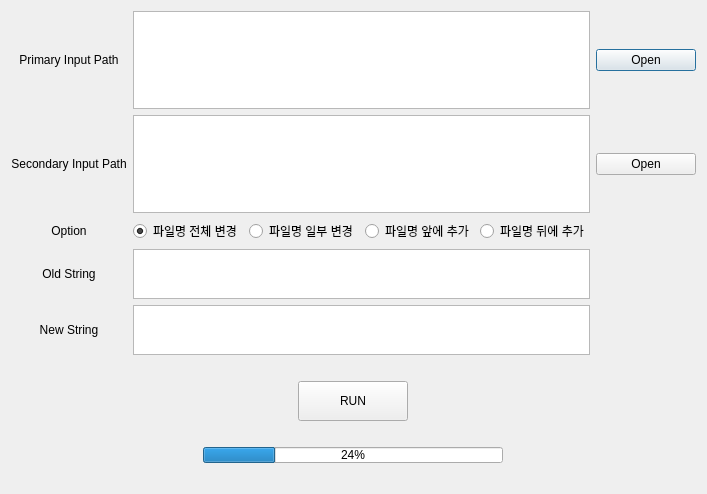
<?xml version="1.0" encoding="UTF-8"?>
<ui version="4.0">
 <class>Dialog_FileRename</class>
 <widget class="QDialog" name="Dialog_FileRename">
  <property name="geometry">
   <rect>
    <x>0</x>
    <y>0</y>
    <width>707</width>
    <height>494</height>
   </rect>
  </property>
  <property name="windowTitle">
   <string>File_Rename_Dialog</string>
  </property>
  <property name="styleSheet">
   <string notr="true"/>
  </property>
  <layout class="QVBoxLayout" name="verticalLayout">
   <item>
    <layout class="QGridLayout" name="gridLayout">
     <item row="4" column="0">
      <widget class="QLabel" name="label_OldString">
       <property name="text">
        <string>Old String</string>
       </property>
       <property name="alignment">
        <set>Qt::AlignCenter</set>
       </property>
      </widget>
     </item>
     <item row="3" column="3">
      <widget class="QRadioButton" name="rBtn_front">
       <property name="text">
        <string>파일명 앞에 추가</string>
       </property>
      </widget>
     </item>
     <item row="1" column="1" colspan="4">
      <widget class="QTextEdit" name="textEdit_input_path1"/>
     </item>
     <item row="2" column="0">
      <widget class="QLabel" name="label_input_path2">
       <property name="text">
        <string>Secondary Input Path</string>
       </property>
       <property name="alignment">
        <set>Qt::AlignCenter</set>
       </property>
      </widget>
     </item>
     <item row="5" column="0">
      <widget class="QLabel" name="label_NewString">
       <property name="text">
        <string>New String</string>
       </property>
       <property name="alignment">
        <set>Qt::AlignCenter</set>
       </property>
      </widget>
     </item>
     <item row="3" column="4">
      <widget class="QRadioButton" name="rBtn_rear">
       <property name="text">
        <string>파일명 뒤에 추가</string>
       </property>
      </widget>
     </item>
     <item row="3" column="2">
      <widget class="QRadioButton" name="rBtn_PartRename">
       <property name="text">
        <string>파일명 일부 변경</string>
       </property>
      </widget>
     </item>
     <item row="2" column="1" colspan="4">
      <widget class="QTextEdit" name="textEdit_input_path2"/>
     </item>
     <item row="3" column="1">
      <widget class="QRadioButton" name="rBtn_AllRename">
       <property name="text">
        <string>파일명 전체 변경</string>
       </property>
       <property name="checked">
        <bool>true</bool>
       </property>
      </widget>
     </item>
     <item row="1" column="5">
      <widget class="QPushButton" name="pbtn_input_path1">
       <property name="maximumSize">
        <size>
         <width>100</width>
         <height>16777215</height>
        </size>
       </property>
       <property name="text">
        <string>Open</string>
       </property>
      </widget>
     </item>
     <item row="1" column="0">
      <widget class="QLabel" name="label_input_path1">
       <property name="text">
        <string>Primary Input Path</string>
       </property>
       <property name="alignment">
        <set>Qt::AlignCenter</set>
       </property>
      </widget>
     </item>
     <item row="5" column="1" colspan="4">
      <widget class="QTextEdit" name="textEdit_NewString">
       <property name="sizePolicy">
        <sizepolicy hsizetype="Expanding" vsizetype="Fixed">
         <horstretch>0</horstretch>
         <verstretch>0</verstretch>
        </sizepolicy>
       </property>
       <property name="maximumSize">
        <size>
         <width>16777215</width>
         <height>50</height>
        </size>
       </property>
      </widget>
     </item>
     <item row="2" column="5">
      <widget class="QPushButton" name="pbtn_input_path2">
       <property name="maximumSize">
        <size>
         <width>100</width>
         <height>16777215</height>
        </size>
       </property>
       <property name="text">
        <string>Open</string>
       </property>
      </widget>
     </item>
     <item row="4" column="1" colspan="4">
      <widget class="QTextEdit" name="textEdit_OldString">
       <property name="sizePolicy">
        <sizepolicy hsizetype="Expanding" vsizetype="Fixed">
         <horstretch>0</horstretch>
         <verstretch>0</verstretch>
        </sizepolicy>
       </property>
       <property name="maximumSize">
        <size>
         <width>16777215</width>
         <height>50</height>
        </size>
       </property>
      </widget>
     </item>
     <item row="3" column="0">
      <widget class="QLabel" name="label_option">
       <property name="text">
        <string>Option</string>
       </property>
       <property name="alignment">
        <set>Qt::AlignCenter</set>
       </property>
      </widget>
     </item>
    </layout>
   </item>
   <item>
    <spacer name="horizontalSpacer">
     <property name="orientation">
      <enum>Qt::Horizontal</enum>
     </property>
     <property name="sizeHint" stdset="0">
      <size>
       <width>40</width>
       <height>20</height>
      </size>
     </property>
    </spacer>
   </item>
   <item>
    <layout class="QHBoxLayout" name="horizontalLayout_2">
     <item alignment="Qt::AlignHCenter">
      <widget class="QPushButton" name="pbtn_run">
       <property name="sizePolicy">
        <sizepolicy hsizetype="Expanding" vsizetype="Fixed">
         <horstretch>0</horstretch>
         <verstretch>0</verstretch>
        </sizepolicy>
       </property>
       <property name="minimumSize">
        <size>
         <width>110</width>
         <height>40</height>
        </size>
       </property>
       <property name="maximumSize">
        <size>
         <width>16777215</width>
         <height>16777215</height>
        </size>
       </property>
       <property name="layoutDirection">
        <enum>Qt::RightToLeft</enum>
       </property>
       <property name="text">
        <string>RUN</string>
       </property>
      </widget>
     </item>
    </layout>
   </item>
   <item>
    <spacer name="horizontalSpacer_3">
     <property name="orientation">
      <enum>Qt::Horizontal</enum>
     </property>
     <property name="sizeHint" stdset="0">
      <size>
       <width>40</width>
       <height>20</height>
      </size>
     </property>
    </spacer>
   </item>
   <item>
    <layout class="QHBoxLayout" name="horizontalLayout">
     <item alignment="Qt::AlignHCenter|Qt::AlignVCenter">
      <widget class="QProgressBar" name="progressBar">
       <property name="sizePolicy">
        <sizepolicy hsizetype="Expanding" vsizetype="Expanding">
         <horstretch>0</horstretch>
         <verstretch>0</verstretch>
        </sizepolicy>
       </property>
       <property name="minimumSize">
        <size>
         <width>300</width>
         <height>0</height>
        </size>
       </property>
       <property name="maximumSize">
        <size>
         <width>16777215</width>
         <height>16777215</height>
        </size>
       </property>
       <property name="value">
        <number>24</number>
       </property>
      </widget>
     </item>
    </layout>
   </item>
   <item>
    <spacer name="horizontalSpacer_4">
     <property name="orientation">
      <enum>Qt::Horizontal</enum>
     </property>
     <property name="sizeHint" stdset="0">
      <size>
       <width>40</width>
       <height>20</height>
      </size>
     </property>
    </spacer>
   </item>
  </layout>
 </widget>
 <tabstops>
  <tabstop>textEdit_input_path1</tabstop>
  <tabstop>pbtn_input_path1</tabstop>
  <tabstop>textEdit_input_path2</tabstop>
  <tabstop>pbtn_input_path2</tabstop>
  <tabstop>rBtn_AllRename</tabstop>
  <tabstop>rBtn_front</tabstop>
  <tabstop>rBtn_rear</tabstop>
  <tabstop>textEdit_OldString</tabstop>
  <tabstop>pbtn_run</tabstop>
 </tabstops>
 <resources/>
 <connections/>
</ui>
